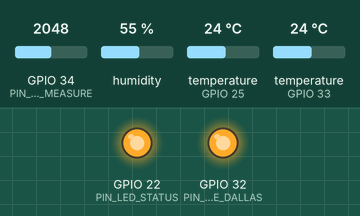
Recording of a program running on a simulated ESP32. On the bench: output pins drawn as LEDs (lit = HIGH). The inputs (shaded band) are chosen by the test bench; at power-on: GPIO 34 (PIN_BATTERY_MEASURE) = 2048, humidity 55 %, temperature (sensors on GPIO 25, GPIO 33) 24 °C. No MQTT or app messages arrive unless stated; pins used as bus, display or sensor lines are not drawn. At 10.0 s the program puts the board to deep sleep or switches it off; the recording ends there.

Above: at 0.05 s.
Timing chart, 0 to 3.0 s (numbered marks = the images above):
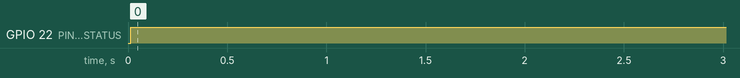

Measured:
- by itself, GPIO 22 (PIN_LED_STATUS): HIGH → LOW at 6.8 s, → HIGH 0.20 s later, → LOW 0.20 s later, → HIGH 0.20 s later, … (4 changes in this stretch)

The program:

main.cpp
```cpp
// (licence header left out)
/* INCLUDES */
#include <Arduino.h>
#include "sleepcontrol.h"
#include "peripherals_app.h"
#include "mqtt_server.h"

unsigned long timerToSleep = 0;

void setup()
{
   fnvStartPeripherals();
   fnvEnableDHT22(true);
   fnvEnableDallas(true);
   fnvStatusLed(false);
}

void onConnectionEstablished()
{
   fnvPublishJSONVariables();
   fnvSendingMQTTServer();
   fnvBlinkLedStatus(2, 200);
}

void loop()
{
   fnvClientLoop();

   if((millis() - timerToSleep) > 10000)
   {
      timerToSleep = millis();
      fnvGoToSleep(DEEP_SLEEP, MINUTES_TO_SLEEP);
   }
}
```

mqtt_server.cpp
```cpp
// (licence header left out)
/* INCLUDES */
#include "mqtt_server.h"

char temperatureSurface [100];
char temperatureAmbient [100];
char humidityAmbient [100];
char batteryLevel [100];

float temperature;
float humidity;
float dallasTemp;
float battery;

EspMQTTClient client
(
  "ssd id",                                   //Wifi SSID
  "password ",                                //Wifi password
  "mqtt.tago.io",                             //MQTT Broker Server
  "Default",                                  //Username
  "4da5554a-77a0-4cd6-aba2-b3dcdf061102",     //Device Token
  "Wall Temperature Logger",                  //Client name
  1883                                        //The MQTT port, default to 1883. this line can be omitted
);

void fnvClientLoop(void)
{
   client.loop();
}

void fnvSendingMQTTServer (void)
{
   /*Sending data to MQTT server*/
   client.publish  ("info/temperatureSurface", temperatureSurface);
   client.publish  ("info/temperatureAmbient", temperatureAmbient);
   client.publish  ("info/humidityAmbient", humidityAmbient);
   client.publish  ("info/batteryLevel", batteryLevel);
}

void fnvPublishJSONVariables (void)
{
   for(int i = 0; i < 3; i++)
   {
      temperature = fnfReadTemperatureDHT22();
      humidity = fnfReadHumidityDHT22();
      dallasTemp = fnfReadTemperatureDallas();
      battery = fnvBatteryMeasure();
      delay(1000);
   }
   /*Temperature Surface Sensor Data*/
   StaticJsonDocument<300> temperatureSurface_;
   temperatureSurface_["variable"] = "tempSurface";
   temperatureSurface_["value"] = dallasTemp;
   serializeJson(temperatureSurface_, temperatureSurface);

   /*Ambient Temperature Sensor Data*/
   StaticJsonDocument<300> temperatureAmbient_;
   temperatureAmbient_["variable"] = "tempAmbient";
   temperatureAmbient_["value"] = temperature;
   serializeJson(temperatureAmbient_, temperatureAmbient);

   /*Ambient Humidity Sensor Data*/
   StaticJsonDocument<300> humidityAmbient_;
   humidityAmbient_["variable"] = "humidAmbient";
   humidityAmbient_["value"] = humidity;
   serializeJson(humidityAmbient_, humidityAmbient);

   /*Battery Level Data*/
   StaticJsonDocument<300> batteryLevel_;
   batteryLevel_["variable"] = "batteryLevel";
   batteryLevel_["value"] = battery;
   serializeJson(batteryLevel_, batteryLevel);
}
```

mqtt_server.h
```cpp
// (licence header left out)
#ifndef __mqtt_server_h__
#define __mqtt_server_h__

/* INCLUDES */
#include <ArduinoJson.h>
#include "EspMQTTClient.h"
#include "peripherals_app.h"

void fnvSendingMQTTServer (void);
void fnvPublishJSONVariables (void);
void onConnectionEstablished();
void fnvClientLoop(void);

#endif // end __mqtt_server_h__
```

peripherals.cpp
```cpp
// (licence header left out)
/* INCLUDES */
#include "peripherals.h"

/**
 * @brief Init output and input pins
 *
 */
void fnvInitPins(void)
{
   pinMode(PIN_LED_STATUS, OUTPUT);
   pinMode(PIN_ENABLE_DHT, OUTPUT);
   pinMode(PIN_ENABLE_DALLAS, OUTPUT);
   pinMode(PIN_BUTTON, INPUT_PULLUP);
   pinMode(PIN_BATTERY_MEASURE, INPUT);
}

/**
 * @brief Set pin status
 *
 * @param status
 */
void fnvStatusLed(boolean status)
{
   digitalWrite(PIN_LED_STATUS, !status);
}

/**
 * @brief Enable DHT22 sensor
 *
 * @param status
 */
void fnvEnableDHT22(boolean status)
{
   digitalWrite(PIN_ENABLE_DHT, status);
}

/**
 * @brief Enable Dallas sensor
 *
 * @param status
 */
void fnvEnableDallas(boolean status)
{
   digitalWrite(PIN_ENABLE_DALLAS, status);
}

/**
 * @brief Blinks the led according to the number of times and defined interval
 *
 * @param blinkTimes
 * @param blinkInterval
 */
void fnvBlinkLedStatus(int blinkTimes, int blinkInterval)
{
   int blinkCont = 0;
   static long timerToBlink = 0;
   for(int i = 0; i < blinkTimes; i++)
   {
      fnvStatusLed(true);
      delay(blinkInterval);
      fnvStatusLed(false);
      delay(blinkInterval);
   }
}

/**
 * @brief Turn off the led gradually
 *
 */
void fnvSmoothLedOut(void)
{
   for(int i = 0; i < 256; i++)
   {
      analogWrite(PIN_LED_STATUS, i);
      delay(4);
   }
}

/**
 * @brief Symmetrical voltage divider to measure battery voltage
 *
 * @return Battery Voltage (float)
 */
float fnvBatteryMeasure (void)
{
     /*Read pin and convert to voltage value*/
    uint16_t batteryValue = analogRead (PIN_BATTERY_MEASURE);
    float batteryVoltage = (batteryValue * VCC / 4095) + BATTERY_OFFSET_CORRECTION;

    /*returns value multiplied by 2*/
    return batteryVoltage * 2;
}
```

peripherals.h
```cpp
// (licence header left out)
#ifndef __peripherals_h__
#define __peripherals_h__

/* INCLUDES */
#include "configuration.h"

/* FUNCTIONS */
void fnvInitPins(void);
void fnvStatusLed(boolean status);
void fnvEnableDHT22(boolean status);
void fnvEnableDallas(boolean status);
void fnvSmoothLedOut(void);
void fnvBlinkLedStatus(int blinkTimes, int blinkInterval);
float fnvBatteryMeasure (void);

#endif // end __peripherals_h__
```

peripherals_app.cpp
```cpp
// (licence header left out)
/* INCLUDES */
#include "peripherals_app.h"

/**
 * @brief Start all peripherals
 *
 */
void fnvStartPeripherals (void)
{
   fnvInitPins();
   fnvStartDHT22();
   fnvStartDallas();
}
```

peripherals_app.h
```cpp
// (licence header left out)
#ifndef __peripherals_app_h__
#define __peripherals_app_h__

/* INCLUDES */
#include "configuration.h"
#include "temperature.h"
#include "peripherals.h"

/* STRUCTS */
typedef struct
{
   float dallasTemperature;
   float dhtTemperature;
   float dhtHumidity;
}StReadData;

/* FUNCTIONS */
void fnvStartPeripherals (void);

#endif // end __peripherals_app_h__
```

sleepcontrol.cpp
```cpp
// (licence header left out)
/* INCLUDES */
#include "sleepcontrol.h"

void fnvGoToSleep(EnSleepMode sleepType, uint16_t sleepTime)
{
   esp_sleep_enable_timer_wakeup((uint64_t)sleepTime * SLEEP_TIMER);
   esp_sleep_enable_ext0_wakeup(PIN_BUTTON, LOW);

   switch (sleepType)
   {
      case LIGHT_SLEEP:
      {
         esp_light_sleep_start();
      }
      break;

      case DEEP_SLEEP:
      {
         esp_deep_sleep_start();
      }
      break;

      default:
      break;
   }
}
```

sleepcontrol.h
```cpp
// (licence header left out)
#ifndef __sleepcontrol_h__
#define __sleepcontrol_h__

/* INCLUDES */
#include "configuration.h"

/* DEFINES */
#define US_TO_SECONDS 1000000ULL
#define SLEEP_TIMER  US_TO_SECONDS * 60  //1 minute in us
#define MINUTES_TO_SLEEP   10

/* ENUMS */
typedef enum
{
   LIGHT_SLEEP,
   DEEP_SLEEP,
}EnSleepMode;

/* FUNCTIONS */
void fnvGoToSleep(EnSleepMode sleepType, uint16_t sleepTime);

#endif // end __sleepcontrol_h__
```

temperature.cpp
```cpp
// (licence header left out)
/* INCLUDES */
#include "temperature.h"
#include <DHT.h>
#include <OneWire.h>
#include <DallasTemperature.h>

/**
 * @brief DHT Constructor
 *
 * @return DHT
 */
DHT dht(PIN_READ_DHT, DHT_TYPE);

/**
 * @brief Dallas and OneWire Constructor
 *
 * @return Dallas
 */
OneWire dallasSensor(PIN_READ_DALLAS);
DallasTemperature Dallas(&dallasSensor);

/**
 * @brief Init the DHT22 sensor
 *
 */
void fnvStartDHT22(void)
{
   dht.begin();
}

/**
 * @brief Init the Dallas sensor
 *
 */
void fnvStartDallas(void)
{
   Dallas.begin();
}

/**
 * @brief Read Ambient Temperature
 *
 * @return Temperature
 */
float fnfReadTemperatureDHT22(void)
{
   return dht.readTemperature();
}

/**
 * @brief Read Ambient Humidity
 *
 * @return Temperature
 */
float fnfReadHumidityDHT22(void)
{
   return dht.readHumidity();
}

/**
 * @brief Request Dallas Temperature
 *
 * @return Temperature
 */
float fnfReadTemperatureDallas(void)
{
   Dallas.requestTemperatures();
   return Dallas.getTempCByIndex(0);
}
```

temperature.h
```cpp
// (licence header left out)
#ifndef __temperature_h__
#define __temperature_h__

/* INCLUDES */
#include "configuration.h"

/* DEFINES */
#define DHT_TYPE DHT22

/* ENUMS */

/* FUNCTIONS */
void fnvStartDHT22(void);
void fnvStartDallas(void);
float fnfReadTemperatureDHT22(void);
float fnfReadHumidityDHT22(void);
float fnfReadTemperatureDallas(void);

#endif // end __temperature_h__
```

configuration.h
```cpp
// (licence header left out)
#ifndef __configuration_h__
#define __configuration_h__

/* INCLUDES */
#include <Arduino.h>

#define SOFTWARE_RELEASE   0.01
#define YEAR_RELEASE       23
#define MOUTH_RELEASE      04
#define DAY_RELEASE        17

/* SENSORS PINS */
#define PIN_READ_DHT         GPIO_NUM_25
#define PIN_ENABLE_DHT       GPIO_NUM_26
#define PIN_READ_DALLAS      GPIO_NUM_33
#define PIN_ENABLE_DALLAS    GPIO_NUM_32

/* PERIPHERALS PINS */
#define PIN_BUTTON           GPIO_NUM_12
#define PIN_LED_STATUS       GPIO_NUM_22
#define PIN_BATTERY_MEASURE  GPIO_NUM_34

#define BATTERY_OFFSET_CORRECTION 0.095
#define VCC 3.3

#endif // end __configuration_h__
```
